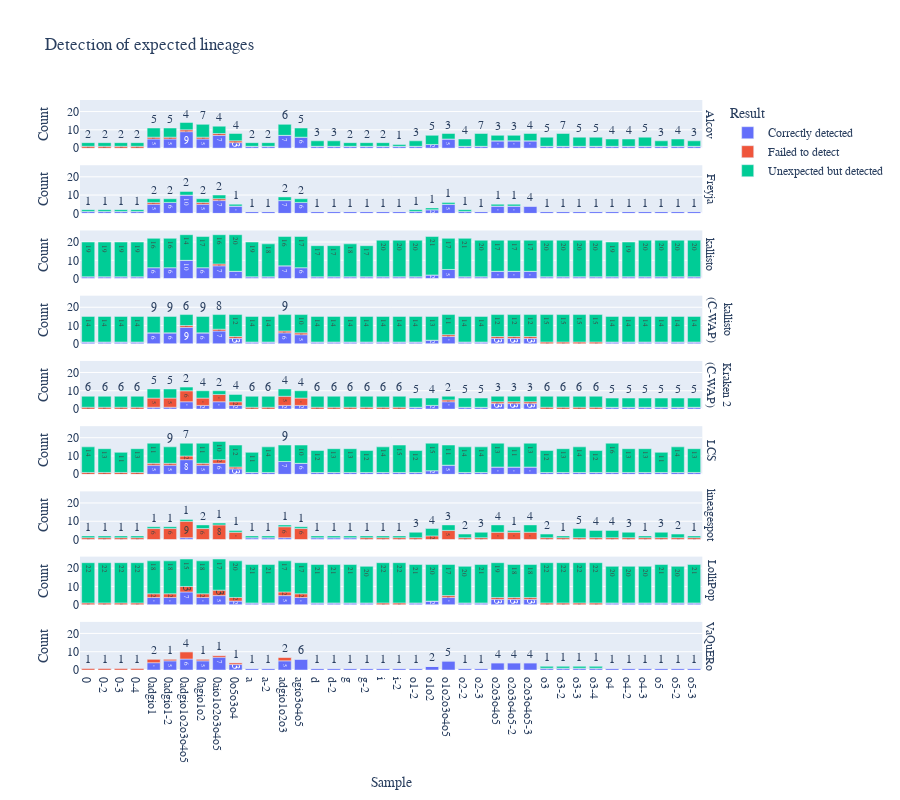

The notebook cell saved with this chart:
### Code cell
pio.write_image(fig1, fn1, width=1400, height=1400, scale=2)
fig1.show()

### Figure 1 — Plotly figure (JSON) as saved in the notebook; plotly's stock layout.template omitted (floating-point values rounded to 4 significant figures)
{"data": [{"alignmentgroup": "True", "hovertemplate": "Result=Correctly detected<br>scheme=Alcov<br>Sample=%{x}<br>Count=%{y}<extra></extra>", "legendgroup": "Correctly detected", "marker": {"color": "#636efa", "pattern": {"shape": ""}}, "name": "Correctly detected", "offsetgroup": "Correctly detected", "orientation": "v", "showlegend": true, "textposition": "auto", "texttemplate": "%{y}", "type": "bar", "x": ["0", "0-2", "0-3", "0-4", "0adgio1", "0adgio1-2", "0adgio1o2o3o4o5", "0agio1o2", "0aio1o2o3o4o5", "0o5o3o4", "a", "a-2", "adgio1o2o3", "agio3o4o5", "d", "d-2", "g", "g-2", "i", "i-2", "o1-2", "o1o2", "o1o2o3o4o5", "o2-2", "o2-3", "o2o3o4o5", "o2o3o4o5-2", "o2o3o4o5-3", "o3", "o3-2", "o3-3", "o3-4", "o4", "o4-2", "o4-3", "o5", "o5-2", "o5-3"], "xaxis": "x9", "y": [0, 0, 0, 0, 5, 5, 9, 5, 7, 3, 1, 1, 7, 6, 1, 1, 1, 1, 1, 1, 1, 2, 5, 1, 1, 4, 4, 4, 1, 1, 1, 1, 1, 1, 1, 1, 1, 1], "yaxis": "y9"}, {"alignmentgroup": "True", "hovertemplate": "Result=Correctly detected<br>scheme=Freyja<br>Sample=%{x}<br>Count=%{y}<extra></extra>", "legendgroup": "Correctly detected", "marker": {"color": "#636efa", "pattern": {"shape": ""}}, "name": "Correctly detected", "offsetgroup": "Correctly detected", "orientation": "v", "showlegend": false, "textposition": "auto", "texttemplate": "%{y}", "type": "bar", "x": ["0", "0-2", "0-3", "0-4", "0adgio1", "0adgio1-2", "0adgio1o2o3o4o5", "0agio1o2", "0aio1o2o3o4o5", "0o5o3o4", "a", "a-2", "adgio1o2o3", "agio3o4o5", "d", "d-2", "g", "g-2", "i", "i-2", "o1-2", "o1o2", "o1o2o3o4o5", "o2-2", "o2-3", "o2o3o4o5", "o2o3o4o5-2", "o2o3o4o5-3", "o3", "o3-2", "o3-3", "o3-4", "o4", "o4-2", "o4-3", "o5", "o5-2", "o5-3"], "xaxis": "x8", "y": [1, 1, 1, 1, 5, 6, 10, 5, 7, 4, 1, 1, 7, 6, 1, 1, 1, 1, 1, 1, 1, 2, 5, 1, 1, 4, 4, 4, 1, 1, 1, 1, 1, 1, 1, 1, 1, 1], "yaxis": "y8"}, {"alignmentgroup": "True", "hovertemplate": "Result=Correctly detected<br>scheme=kallisto<br>Sample=%{x}<br>Count=%{y}<extra></extra>", "legendgroup": "Correctly detected", "marker": {"color": "#636efa", "pattern": {"shape": ""}}, "name": "Correctly detected", "offsetgroup": "Correctly detected", "orientation": "v", "showlegend": false, "textposition": "auto", "texttemplate": "%{y}", "type": "bar", "x": ["0", "0-2", "0-3", "0-4", "0adgio1", "0adgio1-2", "0adgio1o2o3o4o5", "0agio1o2", "0aio1o2o3o4o5", "0o5o3o4", "a", "a-2", "adgio1o2o3", "agio3o4o5", "d", "d-2", "g", "g-2", "i", "i-2", "o1-2", "o1o2", "o1o2o3o4o5", "o2-2", "o2-3", "o2o3o4o5", "o2o3o4o5-2", "o2o3o4o5-3", "o3", "o3-2", "o3-3", "o3-4", "o4", "o4-2", "o4-3", "o5", "o5-2", "o5-3"], "xaxis": "x7", "y": [1, 1, 1, 1, 6, 6, 10, 6, 7, 4, 1, 1, 7, 6, 1, 1, 1, 1, 1, 1, 1, 2, 5, 1, 1, 4, 4, 4, 1, 1, 1, 1, 1, 1, 1, 1, 1, 1], "yaxis": "y7"}, {"alignmentgroup": "True", "hovertemplate": "Result=Correctly detected<br>scheme=kallisto (C-WAP)<br>Sample=%{x}<br>Count=%{y}<extra></extra>", "legendgroup": "Correctly detected", "marker": {"color": "#636efa", "pattern": {"shape": ""}}, "name": "Correctly detected", "offsetgroup": "Correctly detected", "orientation": "v", "showlegend": false, "textposition": "auto", "texttemplate": "%{y}", "type": "bar", "x": ["0", "0-2", "0-3", "0-4", "0adgio1", "0adgio1-2", "0adgio1o2o3o4o5", "0agio1o2", "0aio1o2o3o4o5", "0o5o3o4", "a", "a-2", "adgio1o2o3", "agio3o4o5", "d", "d-2", "g", "g-2", "i", "i-2", "o1-2", "o1o2", "o1o2o3o4o5", "o2-2", "o2-3", "o2o3o4o5", "o2o3o4o5-2", "o2o3o4o5-3", "o3", "o3-2", "o3-3", "o3-4", "o4", "o4-2", "o4-3", "o5", "o5-2", "o5-3"], "xaxis": "x6", "y": [1, 1, 1, 1, 6, 6, 9, 6, 7, 3, 1, 1, 6, 5, 1, 1, 1, 1, 1, 1, 1, 2, 4, 1, 1, 3, 3, 3, 0, 0, 0, 0, 1, 1, 1, 1, 1, 1], "yaxis": "y6"}, {"alignmentgroup": "True", "hovertemplate": "Result=Correctly detected<br>scheme=Kraken 2 (C-WAP)<br>Sample=%{x}<br>Count=%{y}<extra></extra>", "legendgroup": "Correctly detected", "marker": {"color": "#636efa", "pattern": {"shape": ""}}, "name": "Correctly detected", "offsetgroup": "Correctly detected", "orientation": "v", "showlegend": false, "textposition": "auto", "texttemplate": "%{y}", "type": "bar", "x": ["0", "0-2", "0-3", "0-4", "0adgio1", "0adgio1-2", "0adgio1o2o3o4o5", "0agio1o2", "0aio1o2o3o4o5", "0o5o3o4", "a", "a-2", "adgio1o2o3", "agio3o4o5", "d", "d-2", "g", "g-2", "i", "i-2", "o1-2", "o1o2", "o1o2o3o4o5", "o2-2", "o2-3", "o2o3o4o5", "o2o3o4o5-2", "o2o3o4o5-3", "o3", "o3-2", "o3-3", "o3-4", "o4", "o4-2", "o4-3", "o5", "o5-2", "o5-3"], "xaxis": "x5", "y": [0, 0, 0, 0, 1, 1, 4, 2, 4, 2, 0, 0, 2, 2, 0, 0, 0, 0, 0, 0, 1, 2, 4, 1, 1, 3, 3, 3, 0, 0, 0, 0, 1, 1, 1, 1, 1, 1], "yaxis": "y5"}, {"alignmentgroup": "True", "hovertemplate": "Result=Correctly detected<br>scheme=LCS<br>Sample=%{x}<br>Count=%{y}<extra></extra>", "legendgroup": "Correctly detected", "marker": {"color": "#636efa", "pattern": {"shape": ""}}, "name": "Correctly detected", "offsetgroup": "Correctly detected", "orientation": "v", "showlegend": false, "textposition": "auto", "texttemplate": "%{y}", "type": "bar", "x": ["0", "0-2", "0-3", "0-4", "0adgio1", "0adgio1-2", "0adgio1o2o3o4o5", "0agio1o2", "0aio1o2o3o4o5", "0o5o3o4", "a", "a-2", "adgio1o2o3", "agio3o4o5", "d", "d-2", "g", "g-2", "i", "i-2", "o1-2", "o1o2", "o1o2o3o4o5", "o2-2", "o2-3", "o2o3o4o5", "o2o3o4o5-2", "o2o3o4o5-3", "o3", "o3-2", "o3-3", "o3-4", "o4", "o4-2", "o4-3", "o5", "o5-2", "o5-3"], "xaxis": "x4", "y": [0, 0, 0, 0, 5, 5, 8, 5, 6, 3, 1, 1, 7, 6, 1, 1, 1, 1, 1, 1, 1, 2, 5, 1, 1, 4, 4, 4, 1, 1, 1, 1, 1, 1, 1, 1, 1, 1], "yaxis": "y4"}, {"alignmentgroup": "True", "hovertemplate": "Result=Correctly detected<br>scheme=lineagespot<br>Sample=%{x}<br>Count=%{y}<extra></extra>", "legendgroup": "Correctly detected", "marker": {"color": "#636efa", "pattern": {"shape": ""}}, "name": "Correctly detected", "offsetgroup": "Correctly detected", "orientation": "v", "showlegend": false, "textposition": "auto", "texttemplate": "%{y}", "type": "bar", "x": ["0", "0-2", "0-3", "0-4", "0adgio1", "0adgio1-2", "0adgio1o2o3o4o5", "0agio1o2", "0aio1o2o3o4o5", "0o5o3o4", "a", "a-2", "adgio1o2o3", "agio3o4o5", "d", "d-2", "g", "g-2", "i", "i-2", "o1-2", "o1o2", "o1o2o3o4o5", "o2-2", "o2-3", "o2o3o4o5", "o2o3o4o5-2", "o2o3o4o5-3", "o3", "o3-2", "o3-3", "o3-4", "o4", "o4-2", "o4-3", "o5", "o5-2", "o5-3"], "xaxis": "x3", "y": [0, 0, 0, 0, 0, 0, 1, 0, 0, 0, 1, 1, 1, 0, 1, 1, 1, 0, 0, 0, 0, 0, 0, 0, 0, 0, 0, 0, 0, 0, 0, 0, 0, 0, 0, 0, 0, 0], "yaxis": "y3"}, {"alignmentgroup": "True", "hovertemplate": "Result=Correctly detected<br>scheme=LolliPop<br>Sample=%{x}<br>Count=%{y}<extra></extra>", "legendgroup": "Correctly detected", "marker": {"color": "#636efa", "pattern": {"shape": ""}}, "name": "Correctly detected", "offsetgroup": "Correctly detected", "orientation": "v", "showlegend": false, "textposition": "auto", "texttemplate": "%{y}", "type": "bar", "x": ["0", "0-2", "0-3", "0-4", "0adgio1", "0adgio1-2", "0adgio1o2o3o4o5", "0agio1o2", "0aio1o2o3o4o5", "0o5o3o4", "a", "a-2", "adgio1o2o3", "agio3o4o5", "d", "d-2", "g", "g-2", "i", "i-2", "o1-2", "o1o2", "o1o2o3o4o5", "o2-2", "o2-3", "o2o3o4o5", "o2o3o4o5-2", "o2o3o4o5-3", "o3", "o3-2", "o3-3", "o3-4", "o4", "o4-2", "o4-3", "o5", "o5-2", "o5-3"], "xaxis": "x2", "y": [0, 0, 0, 0, 4, 4, 7, 4, 5, 2, 1, 1, 5, 4, 1, 1, 1, 1, 0, 0, 1, 2, 4, 1, 1, 3, 3, 3, 0, 0, 0, 0, 1, 1, 1, 1, 1, 1], "yaxis": "y2"}, {"alignmentgroup": "True", "hovertemplate": "Result=Correctly detected<br>scheme=VaQuERo<br>Sample=%{x}<br>Count=%{y}<extra></extra>", "legendgroup": "Correctly detected", "marker": {"color": "#636efa", "pattern": {"shape": ""}}, "name": "Correctly detected", "offsetgroup": "Correctly detected", "orientation": "v", "showlegend": false, "textposition": "auto", "texttemplate": "%{y}", "type": "bar", "x": ["0", "0-2", "0-3", "0-4", "0adgio1", "0adgio1-2", "0adgio1o2o3o4o5", "0agio1o2", "0aio1o2o3o4o5", "0o5o3o4", "a", "a-2", "adgio1o2o3", "agio3o4o5", "d", "d-2", "g", "g-2", "i", "i-2", "o1-2", "o1o2", "o1o2o3o4o5", "o2-2", "o2-3", "o2o3o4o5", "o2o3o4o5-2", "o2o3o4o5-3", "o3", "o3-2", "o3-3", "o3-4", "o4", "o4-2", "o4-3", "o5", "o5-2", "o5-3"], "xaxis": "x", "y": [0, 0, 0, 0, 4, 5, 6, 5, 7, 3, 1, 1, 5, 6, 1, 1, 1, 1, 1, 1, 1, 2, 5, 1, 1, 4, 4, 4, 1, 1, 1, 1, 1, 1, 1, 1, 1, 1], "yaxis": "y"}, {"alignmentgroup": "True", "hovertemplate": "Result=Failed to detect<br>scheme=Alcov<br>Sample=%{x}<br>Count=%{y}<extra></extra>", "legendgroup": "Failed to detect", "marker": {"color": "#EF553B", "pattern": {"shape": ""}}, "name": "Failed to detect", "offsetgroup": "Failed to detect", "orientation": "v", "showlegend": true, "textposition": "auto", "texttemplate": "%{y}", "type": "bar", "x": ["0", "0-2", "0-3", "0-4", "0adgio1", "0adgio1-2", "0adgio1o2o3o4o5", "0agio1o2", "0aio1o2o3o4o5", "0o5o3o4", "a", "a-2", "adgio1o2o3", "agio3o4o5", "d", "d-2", "g", "g-2", "i", "i-2", "o1-2", "o1o2", "o1o2o3o4o5", "o2-2", "o2-3", "o2o3o4o5", "o2o3o4o5-2", "o2o3o4o5-3", "o3", "o3-2", "o3-3", "o3-4", "o4", "o4-2", "o4-3", "o5", "o5-2", "o5-3"], "xaxis": "x9", "y": [1, 1, 1, 1, 1, 1, 1, 1, 1, 1, 0, 0, 0, 0, 0, 0, 0, 0, 0, 0, 0, 0, 0, 0, 0, 0, 0, 0, 0, 0, 0, 0, 0, 0, 0, 0, 0, 0], "yaxis": "y9"}, {"alignmentgroup": "True", "hovertemplate": "Result=Failed to detect<br>scheme=Freyja<br>Sample=%{x}<br>Count=%{y}<extra></extra>", "legendgroup": "Failed to detect", "marker": {"color": "#EF553B", "pattern": {"shape": ""}}, "name": "Failed to detect", "offsetgroup": "Failed to detect", "orientation": "v", "showlegend": false, "textposition": "auto", "texttemplate": "%{y}", "type": "bar", "x": ["0", "0-2", "0-3", "0-4", "0adgio1", "0adgio1-2", "0adgio1o2o3o4o5", "0agio1o2", "0aio1o2o3o4o5", "0o5o3o4", "a", "a-2", "adgio1o2o3", "agio3o4o5", "d", "d-2", "g", "g-2", "i", "i-2", "o1-2", "o1o2", "o1o2o3o4o5", "o2-2", "o2-3", "o2o3o4o5", "o2o3o4o5-2", "o2o3o4o5-3", "o3", "o3-2", "o3-3", "o3-4", "o4", "o4-2", "o4-3", "o5", "o5-2", "o5-3"], "xaxis": "x8", "y": [0, 0, 0, 0, 1, 0, 0, 1, 1, 0, 0, 0, 0, 0, 0, 0, 0, 0, 0, 0, 0, 0, 0, 0, 0, 0, 0, 0, 0, 0, 0, 0, 0, 0, 0, 0, 0, 0], "yaxis": "y8"}, {"alignmentgroup": "True", "hovertemplate": "Result=Failed to detect<br>scheme=kallisto<br>Sample=%{x}<br>Count=%{y}<extra></extra>", "legendgroup": "Failed to detect", "marker": {"color": "#EF553B", "pattern": {"shape": ""}}, "name": "Failed to detect", "offsetgroup": "Failed to detect", "orientation": "v", "showlegend": false, "textposition": "auto", "texttemplate": "%{y}", "type": "bar", "x": ["0", "0-2", "0-3", "0-4", "0adgio1", "0adgio1-2", "0adgio1o2o3o4o5", "0agio1o2", "0aio1o2o3o4o5", "0o5o3o4", "a", "a-2", "adgio1o2o3", "agio3o4o5", "d", "d-2", "g", "g-2", "i", "i-2", "o1-2", "o1o2", "o1o2o3o4o5", "o2-2", "o2-3", "o2o3o4o5", "o2o3o4o5-2", "o2o3o4o5-3", "o3", "o3-2", "o3-3", "o3-4", "o4", "o4-2", "o4-3", "o5", "o5-2", "o5-3"], "xaxis": "x7", "y": [0, 0, 0, 0, 0, 0, 0, 0, 1, 0, 0, 0, 0, 0, 0, 0, 0, 0, 0, 0, 0, 0, 0, 0, 0, 0, 0, 0, 0, 0, 0, 0, 0, 0, 0, 0, 0, 0], "yaxis": "y7"}, {"alignmentgroup": "True", "hovertemplate": "Result=Failed to detect<br>scheme=kallisto (C-WAP)<br>Sample=%{x}<br>Count=%{y}<extra></extra>", "legendgroup": "Failed to detect", "marker": {"color": "#EF553B", "pattern": {"shape": ""}}, "name": "Failed to detect", "offsetgroup": "Failed to detect", "orientation": "v", "showlegend": false, "textposition": "auto", "texttemplate": "%{y}", "type": "bar", "x": ["0", "0-2", "0-3", "0-4", "0adgio1", "0adgio1-2", "0adgio1o2o3o4o5", "0agio1o2", "0aio1o2o3o4o5", "0o5o3o4", "a", "a-2", "adgio1o2o3", "agio3o4o5", "d", "d-2", "g", "g-2", "i", "i-2", "o1-2", "o1o2", "o1o2o3o4o5", "o2-2", "o2-3", "o2o3o4o5", "o2o3o4o5-2", "o2o3o4o5-3", "o3", "o3-2", "o3-3", "o3-4", "o4", "o4-2", "o4-3", "o5", "o5-2", "o5-3"], "xaxis": "x6", "y": [0, 0, 0, 0, 0, 0, 1, 0, 1, 1, 0, 0, 1, 1, 0, 0, 0, 0, 0, 0, 0, 0, 1, 0, 0, 1, 1, 1, 1, 1, 1, 1, 0, 0, 0, 0, 0, 0], "yaxis": "y6"}, {"alignmentgroup": "True", "hovertemplate": "Result=Failed to detect<br>scheme=Kraken 2 (C-WAP)<br>Sample=%{x}<br>Count=%{y}<extra></extra>", "legendgroup": "Failed to detect", "marker": {"color": "#EF553B", "pattern": {"shape": ""}}, "name": "Failed to detect", "offsetgroup": "Failed to detect", "orientation": "v", "showlegend": false, "textposition": "auto", "texttemplate": "%{y}", "type": "bar", "x": ["0", "0-2", "0-3", "0-4", "0adgio1", "0adgio1-2", "0adgio1o2o3o4o5", "0agio1o2", "0aio1o2o3o4o5", "0o5o3o4", "a", "a-2", "adgio1o2o3", "agio3o4o5", "d", "d-2", "g", "g-2", "i", "i-2", "o1-2", "o1o2", "o1o2o3o4o5", "o2-2", "o2-3", "o2o3o4o5", "o2o3o4o5-2", "o2o3o4o5-3", "o3", "o3-2", "o3-3", "o3-4", "o4", "o4-2", "o4-3", "o5", "o5-2", "o5-3"], "xaxis": "x5", "y": [1, 1, 1, 1, 5, 5, 6, 4, 4, 2, 1, 1, 5, 4, 1, 1, 1, 1, 1, 1, 0, 0, 1, 0, 0, 1, 1, 1, 1, 1, 1, 1, 0, 0, 0, 0, 0, 0], "yaxis": "y5"}, {"alignmentgroup": "True", "hovertemplate": "Result=Failed to detect<br>scheme=LCS<br>Sample=%{x}<br>Count=%{y}<extra></extra>", "legendgroup": "Failed to detect", "marker": {"color": "#EF553B", "pattern": {"shape": ""}}, "name": "Failed to detect", "offsetgroup": "Failed to detect", "orientation": "v", "showlegend": false, "textposition": "auto", "texttemplate": "%{y}", "type": "bar", "x": ["0", "0-2", "0-3", "0-4", "0adgio1", "0adgio1-2", "0adgio1o2o3o4o5", "0agio1o2", "0aio1o2o3o4o5", "0o5o3o4", "a", "a-2", "adgio1o2o3", "agio3o4o5", "d", "d-2", "g", "g-2", "i", "i-2", "o1-2", "o1o2", "o1o2o3o4o5", "o2-2", "o2-3", "o2o3o4o5", "o2o3o4o5-2", "o2o3o4o5-3", "o3", "o3-2", "o3-3", "o3-4", "o4", "o4-2", "o4-3", "o5", "o5-2", "o5-3"], "xaxis": "x4", "y": [1, 1, 1, 1, 1, 1, 2, 1, 2, 1, 0, 0, 0, 0, 0, 0, 0, 0, 0, 0, 0, 0, 0, 0, 0, 0, 0, 0, 0, 0, 0, 0, 0, 0, 0, 0, 0, 0], "yaxis": "y4"}, {"alignmentgroup": "True", "hovertemplate": "Result=Failed to detect<br>scheme=lineagespot<br>Sample=%{x}<br>Count=%{y}<extra></extra>", "legendgroup": "Failed to detect", "marker": {"color": "#EF553B", "pattern": {"shape": ""}}, "name": "Failed to detect", "offsetgroup": "Failed to detect", "orientation": "v", "showlegend": false, "textposition": "auto", "texttemplate": "%{y}", "type": "bar", "x": ["0", "0-2", "0-3", "0-4", "0adgio1", "0adgio1-2", "0adgio1o2o3o4o5", "0agio1o2", "0aio1o2o3o4o5", "0o5o3o4", "a", "a-2", "adgio1o2o3", "agio3o4o5", "d", "d-2", "g", "g-2", "i", "i-2", "o1-2", "o1o2", "o1o2o3o4o5", "o2-2", "o2-3", "o2o3o4o5", "o2o3o4o5-2", "o2o3o4o5-3", "o3", "o3-2", "o3-3", "o3-4", "o4", "o4-2", "o4-3", "o5", "o5-2", "o5-3"], "xaxis": "x3", "y": [1, 1, 1, 1, 6, 6, 9, 6, 8, 4, 0, 0, 6, 6, 0, 0, 0, 1, 1, 1, 1, 2, 5, 1, 1, 4, 4, 4, 1, 1, 1, 1, 1, 1, 1, 1, 1, 1], "yaxis": "y3"}, {"alignmentgroup": "True", "hovertemplate": "Result=Failed to detect<br>scheme=LolliPop<br>Sample=%{x}<br>Count=%{y}<extra></extra>", "legendgroup": "Failed to detect", "marker": {"color": "#EF553B", "pattern": {"shape": ""}}, "name": "Failed to detect", "offsetgroup": "Failed to detect", "orientation": "v", "showlegend": false, "textposition": "auto", "texttemplate": "%{y}", "type": "bar", "x": ["0", "0-2", "0-3", "0-4", "0adgio1", "0adgio1-2", "0adgio1o2o3o4o5", "0agio1o2", "0aio1o2o3o4o5", "0o5o3o4", "a", "a-2", "adgio1o2o3", "agio3o4o5", "d", "d-2", "g", "g-2", "i", "i-2", "o1-2", "o1o2", "o1o2o3o4o5", "o2-2", "o2-3", "o2o3o4o5", "o2o3o4o5-2", "o2o3o4o5-3", "o3", "o3-2", "o3-3", "o3-4", "o4", "o4-2", "o4-3", "o5", "o5-2", "o5-3"], "xaxis": "x2", "y": [1, 1, 1, 1, 2, 2, 3, 2, 3, 2, 0, 0, 2, 2, 0, 0, 0, 0, 1, 1, 0, 0, 1, 0, 0, 1, 1, 1, 1, 1, 1, 1, 0, 0, 0, 0, 0, 0], "yaxis": "y2"}, {"alignmentgroup": "True", "hovertemplate": "Result=Failed to detect<br>scheme=VaQuERo<br>Sample=%{x}<br>Count=%{y}<extra></extra>", "legendgroup": "Failed to detect", "marker": {"color": "#EF553B", "pattern": {"shape": ""}}, "name": "Failed to detect", "offsetgroup": "Failed to detect", "orientation": "v", "showlegend": false, "textposition": "auto", "texttemplate": "%{y}", "type": "bar", "x": ["0", "0-2", "0-3", "0-4", "0adgio1", "0adgio1-2", "0adgio1o2o3o4o5", "0agio1o2", "0aio1o2o3o4o5", "0o5o3o4", "a", "a-2", "adgio1o2o3", "agio3o4o5", "d", "d-2", "g", "g-2", "i", "i-2", "o1-2", "o1o2", "o1o2o3o4o5", "o2-2", "o2-3", "o2o3o4o5", "o2o3o4o5-2", "o2o3o4o5-3", "o3", "o3-2", "o3-3", "o3-4", "o4", "o4-2", "o4-3", "o5", "o5-2", "o5-3"], "xaxis": "x", "y": [1, 1, 1, 1, 2, 1, 4, 1, 1, 1, 0, 0, 2, 0, 0, 0, 0, 0, 0, 0, 0, 0, 0, 0, 0, 0, 0, 0, 0, 0, 0, 0, 0, 0, 0, 0, 0, 0], "yaxis": "y"}, {"alignmentgroup": "True", "hovertemplate": "Result=Unexpected but detected<br>scheme=Alcov<br>Sample=%{x}<br>Count=%{y}<extra></extra>", "legendgroup": "Unexpected but detected", "marker": {"color": "#00cc96", "pattern": {"shape": ""}}, "name": "Unexpected but detected", "offsetgroup": "Unexpected but detected", "orientation": "v", "showlegend": true, "textposition": "auto", "texttemplate": "%{y}", "type": "bar", "x": ["0", "0-2", "0-3", "0-4", "0adgio1", "0adgio1-2", "0adgio1o2o3o4o5", "0agio1o2", "0aio1o2o3o4o5", "0o5o3o4", "a", "a-2", "adgio1o2o3", "agio3o4o5", "d", "d-2", "g", "g-2", "i", "i-2", "o1-2", "o1o2", "o1o2o3o4o5", "o2-2", "o2-3", "o2o3o4o5", "o2o3o4o5-2", "o2o3o4o5-3", "o3", "o3-2", "o3-3", "o3-4", "o4", "o4-2", "o4-3", "o5", "o5-2", "o5-3"], "xaxis": "x9", "y": [2, 2, 2, 2, 5, 5, 4, 7, 4, 4, 2, 2, 6, 5, 3, 3, 2, 2, 2, 1, 3, 5, 3, 4, 7, 3, 3, 4, 5, 7, 5, 5, 4, 4, 5, 3, 4, 3], "yaxis": "y9"}, {"alignmentgroup": "True", "hovertemplate": "Result=Unexpected but detected<br>scheme=Freyja<br>Sample=%{x}<br>Count=%{y}<extra></extra>", "legendgroup": "Unexpected but detected", "marker": {"color": "#00cc96", "pattern": {"shape": ""}}, "name": "Unexpected but detected", "offsetgroup": "Unexpected but detected", "orientation": "v", "showlegend": false, "textposition": "auto", "texttemplate": "%{y}", "type": "bar", "x": ["0", "0-2", "0-3", "0-4", "0adgio1", "0adgio1-2", "0adgio1o2o3o4o5", "0agio1o2", "0aio1o2o3o4o5", "0o5o3o4", "a", "a-2", "adgio1o2o3", "agio3o4o5", "d", "d-2", "g", "g-2", "i", "i-2", "o1-2", "o1o2", "o1o2o3o4o5", "o2-2", "o2-3", "o2o3o4o5", "o2o3o4o5-2", "o2o3o4o5-3", "o3", "o3-2", "o3-3", "o3-4", "o4", "o4-2", "o4-3", "o5", "o5-2", "o5-3"], "xaxis": "x8", "y": [1, 1, 1, 1, 2, 2, 2, 2, 2, 1, 0, 0, 2, 2, 0, 0, 0, 0, 0, 0, 1, 1, 1, 1, 0, 1, 1, 0, 0, 0, 0, 0, 0, 0, 0, 0, 0, 0], "yaxis": "y8"}, {"alignmentgroup": "True", "hovertemplate": "Result=Unexpected but detected<br>scheme=kallisto<br>Sample=%{x}<br>Count=%{y}<extra></extra>", "legendgroup": "Unexpected but detected", "marker": {"color": "#00cc96", "pattern": {"shape": ""}}, "name": "Unexpected but detected", "offsetgroup": "Unexpected but detected", "orientation": "v", "showlegend": false, "textposition": "auto", "texttemplate": "%{y}", "type": "bar", "x": ["0", "0-2", "0-3", "0-4", "0adgio1", "0adgio1-2", "0adgio1o2o3o4o5", "0agio1o2", "0aio1o2o3o4o5", "0o5o3o4", "a", "a-2", "adgio1o2o3", "agio3o4o5", "d", "d-2", "g", "g-2", "i", "i-2", "o1-2", "o1o2", "o1o2o3o4o5", "o2-2", "o2-3", "o2o3o4o5", "o2o3o4o5-2", "o2o3o4o5-3", "o3", "o3-2", "o3-3", "o3-4", "o4", "o4-2", "o4-3", "o5", "o5-2", "o5-3"], "xaxis": "x7", "y": [19, 19, 19, 19, 16, 16, 14, 17, 16, 20, 19, 18, 16, 17, 17, 17, 18, 17, 20, 20, 20, 21, 17, 21, 20, 17, 17, 17, 20, 20, 20, 20, 19, 19, 20, 20, 20, 20], "yaxis": "y7"}, {"alignmentgroup": "True", "hovertemplate": "Result=Unexpected but detected<br>scheme=kallisto (C-WAP)<br>Sample=%{x}<br>Count=%{y}<extra></extra>", "legendgroup": "Unexpected but detected", "marker": {"color": "#00cc96", "pattern": {"shape": ""}}, "name": "Unexpected but detected", "offsetgroup": "Unexpected but detected", "orientation": "v", "showlegend": false, "textposition": "auto", "texttemplate": "%{y}", "type": "bar", "x": ["0", "0-2", "0-3", "0-4", "0adgio1", "0adgio1-2", "0adgio1o2o3o4o5", "0agio1o2", "0aio1o2o3o4o5", "0o5o3o4", "a", "a-2", "adgio1o2o3", "agio3o4o5", "d", "d-2", "g", "g-2", "i", "i-2", "o1-2", "o1o2", "o1o2o3o4o5", "o2-2", "o2-3", "o2o3o4o5", "o2o3o4o5-2", "o2o3o4o5-3", "o3", "o3-2", "o3-3", "o3-4", "o4", "o4-2", "o4-3", "o5", "o5-2", "o5-3"], "xaxis": "x6", "y": [14, 14, 14, 14, 9, 9, 6, 9, 8, 12, 14, 14, 9, 10, 14, 14, 14, 14, 14, 14, 14, 13, 11, 14, 14, 12, 12, 12, 15, 15, 15, 15, 14, 14, 14, 14, 14, 14], "yaxis": "y6"}, {"alignmentgroup": "True", "hovertemplate": "Result=Unexpected but detected<br>scheme=Kraken 2 (C-WAP)<br>Sample=%{x}<br>Count=%{y}<extra></extra>", "legendgroup": "Unexpected but detected", "marker": {"color": "#00cc96", "pattern": {"shape": ""}}, "name": "Unexpected but detected", "offsetgroup": "Unexpected but detected", "orientation": "v", "showlegend": false, "textposition": "auto", "texttemplate": "%{y}", "type": "bar", "x": ["0", "0-2", "0-3", "0-4", "0adgio1", "0adgio1-2", "0adgio1o2o3o4o5", "0agio1o2", "0aio1o2o3o4o5", "0o5o3o4", "a", "a-2", "adgio1o2o3", "agio3o4o5", "d", "d-2", "g", "g-2", "i", "i-2", "o1-2", "o1o2", "o1o2o3o4o5", "o2-2", "o2-3", "o2o3o4o5", "o2o3o4o5-2", "o2o3o4o5-3", "o3", "o3-2", "o3-3", "o3-4", "o4", "o4-2", "o4-3", "o5", "o5-2", "o5-3"], "xaxis": "x5", "y": [6, 6, 6, 6, 5, 5, 2, 4, 2, 4, 6, 6, 4, 4, 6, 6, 6, 6, 6, 6, 5, 4, 2, 5, 5, 3, 3, 3, 6, 6, 6, 6, 5, 5, 5, 5, 5, 5], "yaxis": "y5"}, {"alignmentgroup": "True", "hovertemplate": "Result=Unexpected but detected<br>scheme=LCS<br>Sample=%{x}<br>Count=%{y}<extra></extra>", "legendgroup": "Unexpected but detected", "marker": {"color": "#00cc96", "pattern": {"shape": ""}}, "name": "Unexpected but detected", "offsetgroup": "Unexpected but detected", "orientation": "v", "showlegend": false, "textposition": "auto", "texttemplate": "%{y}", "type": "bar", "x": ["0", "0-2", "0-3", "0-4", "0adgio1", "0adgio1-2", "0adgio1o2o3o4o5", "0agio1o2", "0aio1o2o3o4o5", "0o5o3o4", "a", "a-2", "adgio1o2o3", "agio3o4o5", "d", "d-2", "g", "g-2", "i", "i-2", "o1-2", "o1o2", "o1o2o3o4o5", "o2-2", "o2-3", "o2o3o4o5", "o2o3o4o5-2", "o2o3o4o5-3", "o3", "o3-2", "o3-3", "o3-4", "o4", "o4-2", "o4-3", "o5", "o5-2", "o5-3"], "xaxis": "x4", "y": [14, 13, 11, 13, 11, 9, 7, 11, 10, 12, 11, 14, 9, 10, 12, 13, 13, 12, 14, 15, 12, 15, 11, 14, 14, 13, 11, 13, 12, 13, 14, 12, 16, 13, 13, 11, 14, 13], "yaxis": "y4"}, {"alignmentgroup": "True", "hovertemplate": "Result=Unexpected but detected<br>scheme=lineagespot<br>Sample=%{x}<br>Count=%{y}<extra></extra>", "legendgroup": "Unexpected but detected", "marker": {"color": "#00cc96", "pattern": {"shape": ""}}, "name": "Unexpected but detected", "offsetgroup": "Unexpected but detected", "orientation": "v", "showlegend": false, "textposition": "auto", "texttemplate": "%{y}", "type": "bar", "x": ["0", "0-2", "0-3", "0-4", "0adgio1", "0adgio1-2", "0adgio1o2o3o4o5", "0agio1o2", "0aio1o2o3o4o5", "0o5o3o4", "a", "a-2", "adgio1o2o3", "agio3o4o5", "d", "d-2", "g", "g-2", "i", "i-2", "o1-2", "o1o2", "o1o2o3o4o5", "o2-2", "o2-3", "o2o3o4o5", "o2o3o4o5-2", "o2o3o4o5-3", "o3", "o3-2", "o3-3", "o3-4", "o4", "o4-2", "o4-3", "o5", "o5-2", "o5-3"], "xaxis": "x3", "y": [1, 1, 1, 1, 1, 1, 1, 2, 1, 1, 1, 1, 1, 1, 1, 1, 1, 1, 1, 1, 3, 4, 3, 2, 3, 4, 1, 4, 2, 1, 5, 4, 4, 3, 1, 3, 2, 1], "yaxis": "y3"}, {"alignmentgroup": "True", "hovertemplate": "Result=Unexpected but detected<br>scheme=LolliPop<br>Sample=%{x}<br>Count=%{y}<extra></extra>", "legendgroup": "Unexpected but detected", "marker": {"color": "#00cc96", "pattern": {"shape": ""}}, "name": "Unexpected but detected", "offsetgroup": "Unexpected but detected", "orientation": "v", "showlegend": false, "textposition": "auto", "texttemplate": "%{y}", "type": "bar", "x": ["0", "0-2", "0-3", "0-4", "0adgio1", "0adgio1-2", "0adgio1o2o3o4o5", "0agio1o2", "0aio1o2o3o4o5", "0o5o3o4", "a", "a-2", "adgio1o2o3", "agio3o4o5", "d", "d-2", "g", "g-2", "i", "i-2", "o1-2", "o1o2", "o1o2o3o4o5", "o2-2", "o2-3", "o2o3o4o5", "o2o3o4o5-2", "o2o3o4o5-3", "o3", "o3-2", "o3-3", "o3-4", "o4", "o4-2", "o4-3", "o5", "o5-2", "o5-3"], "xaxis": "x2", "y": [22, 22, 22, 22, 18, 18, 15, 18, 17, 20, 21, 21, 17, 17, 21, 21, 21, 20, 22, 22, 21, 20, 17, 20, 21, 19, 18, 18, 22, 22, 22, 22, 20, 20, 20, 21, 20, 21], "yaxis": "y2"}, {"alignmentgroup": "True", "hovertemplate": "Result=Unexpected but detected<br>scheme=VaQuERo<br>Sample=%{x}<br>Count=%{y}<extra></extra>", "legendgroup": "Unexpected but detected", "marker": {"color": "#00cc96", "pattern": {"shape": ""}}, "name": "Unexpected but detected", "offsetgroup": "Unexpected but detected", "orientation": "v", "showlegend": false, "textposition": "auto", "texttemplate": "%{y}", "type": "bar", "x": ["0", "0-2", "0-3", "0-4", "0adgio1", "0adgio1-2", "0adgio1o2o3o4o5", "0agio1o2", "0aio1o2o3o4o5", "0o5o3o4", "a", "a-2", "adgio1o2o3", "agio3o4o5", "d", "d-2", "g", "g-2", "i", "i-2", "o1-2", "o1o2", "o1o2o3o4o5", "o2-2", "o2-3", "o2o3o4o5", "o2o3o4o5-2", "o2o3o4o5-3", "o3", "o3-2", "o3-3", "o3-4", "o4", "o4-2", "o4-3", "o5", "o5-2", "o5-3"], "xaxis": "x", "y": [0, 0, 0, 0, 0, 0, 0, 0, 0, 0, 0, 0, 0, 0, 0, 0, 0, 0, 0, 0, 0, 0, 0, 0, 0, 0, 0, 0, 1, 1, 1, 1, 0, 0, 0, 0, 0, 0], "yaxis": "y"}], "layout": {"annotations": [{"font": {}, "showarrow": false, "text": "VaQuERo", "textangle": 90, "x": 0.98, "xanchor": "left", "xref": "paper", "y": 0.04222, "yanchor": "middle", "yref": "paper"}, {"font": {}, "showarrow": false, "text": "LolliPop", "textangle": 90, "x": 0.98, "xanchor": "left", "xref": "paper", "y": 0.1567, "yanchor": "middle", "yref": "paper"}, {"font": {}, "showarrow": false, "text": "lineagespot", "textangle": 90, "x": 0.98, "xanchor": "left", "xref": "paper", "y": 0.2711, "yanchor": "middle", "yref": "paper"}, {"font": {}, "showarrow": false, "text": "LCS", "textangle": 90, "x": 0.98, "xanchor": "left", "xref": "paper", "y": 0.3856, "yanchor": "middle", "yref": "paper"}, {"font": {}, "showarrow": false, "text": "Kraken 2<br>(C-WAP)", "textangle": 90, "x": 0.98, "xanchor": "left", "xref": "paper", "y": 0.5, "yanchor": "middle", "yref": "paper"}, {"font": {}, "showarrow": false, "text": "kallisto<br>(C-WAP)", "textangle": 90, "x": 0.98, "xanchor": "left", "xref": "paper", "y": 0.6144, "yanchor": "middle", "yref": "paper"}, {"font": {}, "showarrow": false, "text": "kallisto", "textangle": 90, "x": 0.98, "xanchor": "left", "xref": "paper", "y": 0.7289, "yanchor": "middle", "yref": "paper"}, {"font": {}, "showarrow": false, "text": "Freyja", "textangle": 90, "x": 0.98, "xanchor": "left", "xref": "paper", "y": 0.8433, "yanchor": "middle", "yref": "paper"}, {"font": {}, "showarrow": false, "text": "Alcov", "textangle": 90, "x": 0.98, "xanchor": "left", "xref": "paper", "y": 0.9578, "yanchor": "middle", "yref": "paper"}], "barmode": "relative", "font": {"family": "Inconsolata"}, "height": 800, "legend": {"title": {"text": "Result"}, "tracegroupgap": 0}, "title": {"text": "Detection of expected lineages"}, "xaxis": {"anchor": "y", "domain": [0, 0.98], "title": {"text": "Sample"}}, "xaxis2": {"anchor": "y2", "domain": [0, 0.98], "matches": "x", "showticklabels": false}, "xaxis3": {"anchor": "y3", "domain": [0, 0.98], "matches": "x", "showticklabels": false}, "xaxis4": {"anchor": "y4", "domain": [0, 0.98], "matches": "x", "showticklabels": false}, "xaxis5": {"anchor": "y5", "domain": [0, 0.98], "matches": "x", "showticklabels": false}, "xaxis6": {"anchor": "y6", "domain": [0, 0.98], "matches": "x", "showticklabels": false}, "xaxis7": {"anchor": "y7", "domain": [0, 0.98], "matches": "x", "showticklabels": false}, "xaxis8": {"anchor": "y8", "domain": [0, 0.98], "matches": "x", "showticklabels": false}, "xaxis9": {"anchor": "y9", "domain": [0, 0.98], "matches": "x", "showticklabels": false}, "yaxis": {"anchor": "x", "domain": [0, 0.08444], "title": {"text": "Count"}}, "yaxis2": {"anchor": "x2", "domain": [0.1144, 0.1989], "matches": "y", "title": {"text": "Count"}}, "yaxis3": {"anchor": "x3", "domain": [0.2289, 0.3133], "matches": "y", "title": {"text": "Count"}}, "yaxis4": {"anchor": "x4", "domain": [0.3433, 0.4278], "matches": "y", "title": {"text": "Count"}}, "yaxis5": {"anchor": "x5", "domain": [0.4578, 0.5422], "matches": "y", "title": {"text": "Count"}}, "yaxis6": {"anchor": "x6", "domain": [0.5722, 0.6567], "matches": "y", "title": {"text": "Count"}}, "yaxis7": {"anchor": "x7", "domain": [0.6867, 0.7711], "matches": "y", "title": {"text": "Count"}}, "yaxis8": {"anchor": "x8", "domain": [0.8011, 0.8856], "matches": "y", "title": {"text": "Count"}}, "yaxis9": {"anchor": "x9", "domain": [0.9156, 1], "matches": "y", "title": {"text": "Count"}}}}
